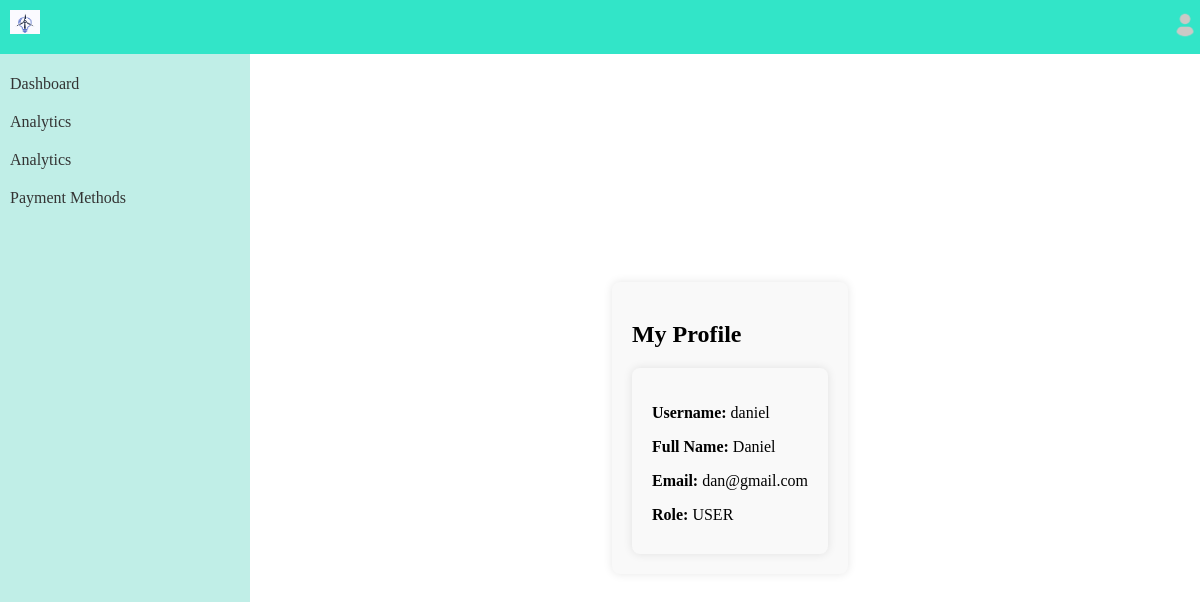
Page /dashboard/my_profile.php (signed in) on the committed database.
### tables this page shows
CREATE TABLE `users` (
  `uid` int(75) NOT NULL,
  `uName` varchar(75) NOT NULL,
  `fullName` text NOT NULL,
  `email` varchar(75) NOT NULL,
  `password` varchar(100) NOT NULL,
  `role` text NOT NULL
);

### dashboard/my_profile.php (the view, shortened to what this page needs)
<!DOCTYPE html>
<html>
<head>
    <link rel="stylesheet" type="text/css" href="profile.css">
    <link rel="stylesheet" type="text/css" href="dashboard.css">
</head>
<body>
    <div class="navbar">
        <div class="logo">
            <a class="navbar-brand" href="u_dashboard.php">
      <img src="images\logo.jpg" alt="Logo" width="30" height="24">
    </a>
        </div>
        <div class="user-menu">
            <img class="user-img" src="images\no_usr.png" alt="User Image">
        </div>
    </div>
    <div class="sidebar">
        <a href="u_dashboard.php">Dashboard</a>
        <a href="u_analytics.php">Analytics</a>
        <a href="u_analytics2.php?username=<?php echo urlencode($username); ?>">Analytics</a>
        <a href="u_paymentMethod.php">Payment Methods</a>
    </div>
    <div class="content">
        <div class="profile-container">
            <div class="profile-info">
                <?php
                    include "connect.php";
                    if (isset($_SESSION['username'])) {
                        $username = $_SESSION['username'];
                        $sql = "SELECT * FROM users WHERE uName = ?";
                        $stmt = $connect->prepare($sql);
                        $stmt->bind_param("s", $username);
                        $stmt->execute();
                        $result = $stmt->get_result();
                        if ($result->num_rows == 1) {
                            $user = $result->fetch_assoc();
                            $fullName = $user['fullName'];
                            $email = $user['email'];
                            $role = $user['role'];
                            echo "<h2>My Profile</h2>";
                            echo "<div class='profile-info'>";
                            echo "<p><strong>Username:</strong> $username</p>";
                            echo "<p><strong>Full Name:</strong> $fullName</p>";
                            echo "<p><strong>Email:</strong> $email</p>";
                            echo "<p><strong>Role:</strong> $role</p>";
                            echo "</div>";
                        } else {
                            echo "User not found.";
                        }
                    } else {
                        echo "User not logged in.";
                    }
                ?>
            </div>
        </div>
    </div>
</body>
</html>

### dashboard/profile.css (style rules this page uses)
.profile-container { display: flex; justify-content: center; align-items: center; height: 100vh; }
.profile-info { background-color: #f9f9f9; padding: 20px; border-radius: 8px; box-shadow: 0 0 10px rgba(0, 0, 0, 0.1); max-width: 400px; }
.profile-info h2 { margin-bottom: 20px; }
.profile-info p { margin-bottom: 10px; }

### dashboard/dashboard.css (style rules this page uses)
.navbar { background-color: rgb(50, 229, 200); color: white; display: flex; justify-content: space-between; padding: 10px; position: fixed; top: 0; left: 0; width: 100%; z-index: 999; }
.logo { font-size: 20px; font-weight: bold; }
.user-menu { position: relative; display: inline-block; }
.user-img { width: 30px; height: 30px; border-radius: 50%; margin-right: 10px; }
.sidebar { height: 100%; width: 250px; background-color: #c0eee7; padding-top: 20px; position: fixed; top: 45px; left: 0; }
.sidebar a { padding: 10px; display: block; text-decoration: none; color: #333; }
.content { margin-left: 260px; padding: 20px; }

### rows in the picture
users: fullName "Daniel", email "dan@gmail.com", role "USER"

### other values in the picture
$username "daniel"
